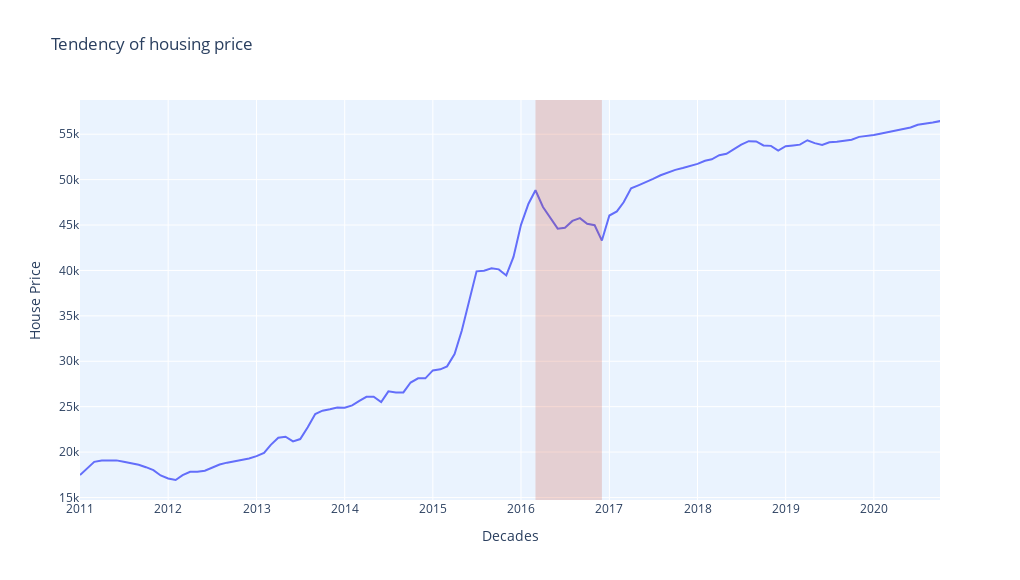

The notebook cell this image was saved under:
### Code cell
# Add a rectangle to highlight the sharp rise or fall 
figure1['layout'].update( 
    plot_bgcolor = '#eaf3fe',shapes = [
        {
            'type': 'rect', # Add a rectangle
            'xref': 'x', # The x-range of the rectangle, measured on the Y-axis
            'yref': 'paper', # The y-range of the rectangle, measured as the height of the entire surface
            'x0': '2016-03',
            'x1': '2016-12', # Specifies the width (x) of the rectangle box
            'y0': 0,
            'y1': 1, # Specifies the height (y) of the rectangle, where 0-1 is the length of the entire surface
            'fillcolor': '#CA3C25', # Specify fill color
            'opacity': 0.2, # Transparency
            'line': {
                'width': 0, # The width of the rectangle's outer bounding box. 0 means no 
            }
        }
    ],
    xaxis = dict(range=['2011-01', '2020-10']) # Specifies the range of the X-axis
)

plotly.offline.iplot(figure1)

### Figure 1 — Plotly figure (JSON) as saved in the notebook; plotly's stock layout.template omitted (floating-point values rounded to 4 significant figures)
{"data": [{"mode": "lines", "name": "shenzhen", "type": "scatter", "x": ["2011-01", "2011-02", "2011-03", "2011-04", "2011-05", "2011-06", "2011-07", "2011-08", "2011-09", "2011-10", "2011-11", "2011-12", "2012-01", "2012-02", "2012-03", "2012-04", "2012-05", "2012-06", "2012-07", "2012-08", "2012-09", "2012-10", "2012-11", "2012-12", "2013-01", "2013-02", "2013-03", "2013-04", "2013-05", "2013-06", "2013-07", "2013-08", "2013-09", "2013-10", "2013-11", "2013-12", "2014-01", "2014-02", "2014-03", "2014-04", "2014-05", "2014-06", "2014-07", "2014-08", "2014-09", "2014-10", "2014-11", "2014-12", "2015-01", "2015-02", "2015-03", "2015-04", "2015-05", "2015-06", "2015-07", "2015-08", "2015-09", "2015-10", "2015-11", "2015-12", "2016-01", "2016-02", "2016-03", "2016-04", "2016-05", "2016-06", "2016-07", "2016-08", "2016-09", "2016-10", "2016-11", "2016-12", "2017-01", "2017-02", "2017-03", "2017-04", "2017-05", "2017-06", "2017-07", "2017-08", "2017-09", "2017-10", "2017-11", "2017-12", "2018-01", "2018-02", "2018-03", "2018-04", "2018-05", "2018-06", "2018-07", "2018-08", "2018-09", "2018-10", "2018-11", "2018-12", "2019-01", "2019-02", "2019-03", "2019-04", "2019-05", "2019-06", "2019-07", "2019-08", "2019-09", "2019-10", "2019-11", "2019-12", "2020-01", "2020-02", "2020-03", "2020-04", "2020-05", "2020-06", "2020-07", "2020-08", "2020-09", "2020-10", "2020-11"], "y": [17467, 18225, 18926, 19070, 19040, 19085, 18941, 18778, 18613, 18338, 18018, 17428, 17100, 16926, 17457, 17831, 17844, 17953, 18255, 18636, 18836, 18979, 19144, 19298, 19550, 19915, 20796, 21584, 21690, 21181, 21434, 22734, 24192, 24560, 24718, 24910, 24881, 25147, 25611, 26084, 26090, 25498, 26688, 26570, 26570, 27658, 28123, 28117, 28993, 29110, 29436, 30791, 33384, 36762, 39900, 39972, 40230, 40118, 39451, 41494, 45024, 47345, 48829, 46989, 45851, 44600, 44704, 45453, 45764, 45143, 44982, 43289, 46049, 46500, 47512, 49037, 49367, 49709, 50077, 50477, 50777, 51077, 51277, 51477, 51732, 52077, 52240, 52685, 52850, 53350, 53850, 54233, 54199, 53768, 53716, 53205, 53678, 53763, 53853, 54336, 54018, 53816, 54116, 54180, 54333, 54398, 54709, 54790, 54914, 55088, 55251, 55396, 55545, 55733, 56033, 56142, 56286, 56443, 56565]}], "layout": {"height": 580, "plot_bgcolor": "#eaf3fe", "shapes": [{"fillcolor": "#CA3C25", "line": {"width": 0}, "opacity": 0.2, "type": "rect", "x0": "2016-03", "x1": "2016-12", "xref": "x", "y0": 0, "y1": 1, "yref": "paper"}], "title": {"text": "Tendency of housing price"}, "width": 1020, "xaxis": {"range": ["2011-01", "2020-10"], "title": {"text": "Decades"}}, "yaxis": {"title": {"text": "House Price"}}}}
